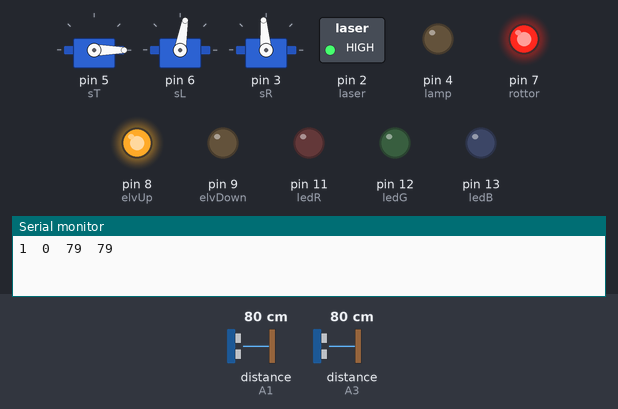
A sketch run on a simulated Arduino Uno, built with avr-gcc and run on an emulated ATmega328P. Parts: 3 × servo, switched loads named in the sketch (green lamp = pin HIGH), output pins drawn as LEDs (lit = HIGH), the last lines printed to the serial monitor. Wiring (inferred from the names in the program): 2 × ultrasonic range finder: trigger A0, echo A1 / trigger A2, echo A3. The inputs (shaded band) are chosen by the test bench; at power-on: distance to the obstacle (sensors on A1, A3) 80 cm. The echo pulse lasts 58.3 µs per cm; pins used as bus, display or sensor lines are not drawn.

Above: at 0.1 s.
At 4.2 s:
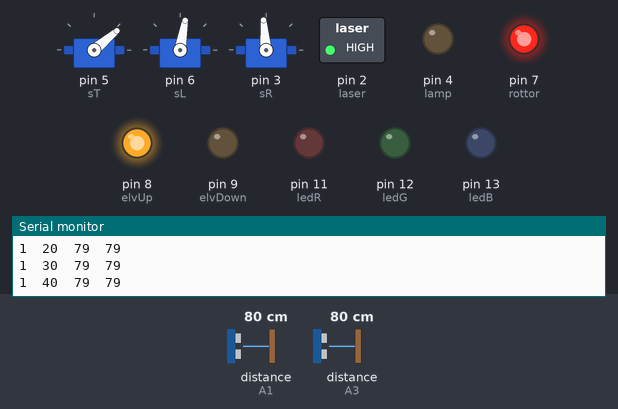
At 8.2 s:
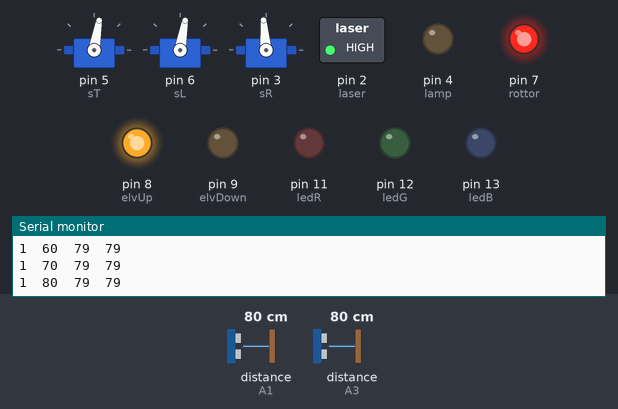
At 17.4 s:
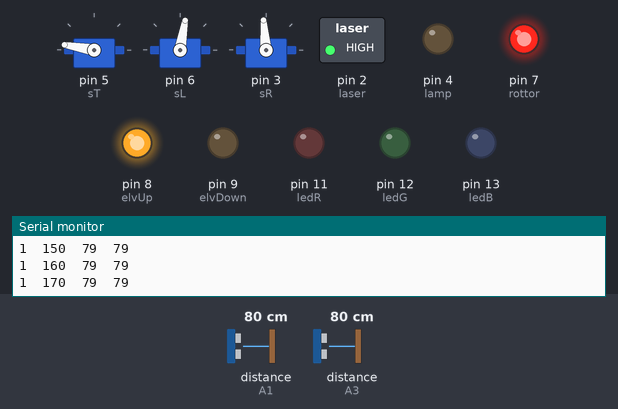
At 26.6 s:
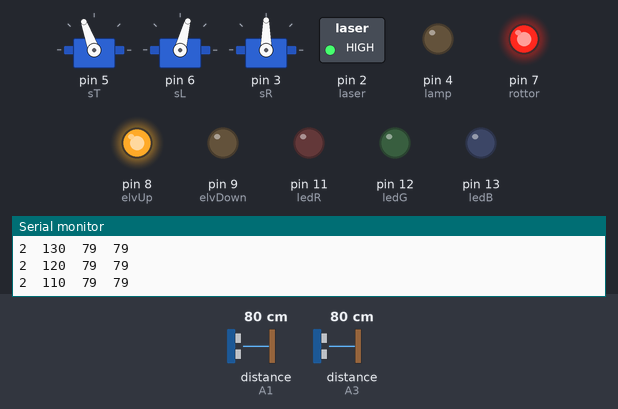
At 35.8 s:
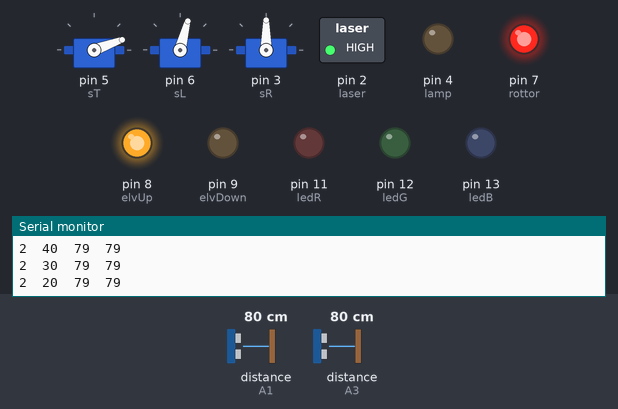
Timing chart, 0 to 40.0 s (numbered marks = the images above):
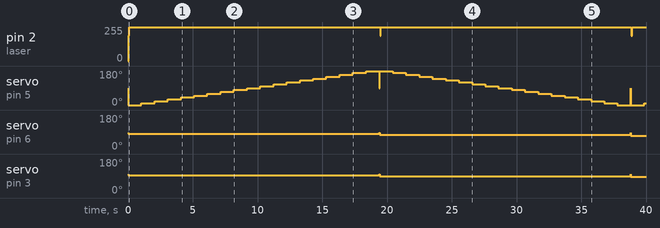

The sketch:

20230705.ino
```cpp
#include <Servo.h>
//#include <SoftwareSerial.h>

Servo sT;Servo sR;Servo sL;
#define trigPin1 A0
#define echoPin1 A1
#define trigPin2 A2
#define echoPin2 A3

#define laser 2
#define lamp 4
#define buz 10

#define elvUp 8
#define elvDown 9
#define rottor 7

#define ledR 11
#define ledG 12
#define ledB 13

char inp;

long leftSensor,rightSensor, verticalLevel;

int landScannerState = 1;


void setup() {

  Serial.begin(9600);
  //HC06.begin(9600);
  sT.attach(5);
  sL.attach(6);
  sR.attach(3);

  pinMode(echoPin1,INPUT);
  pinMode(echoPin2,INPUT);
  pinMode(trigPin1,OUTPUT);
  pinMode(trigPin2,OUTPUT);

  pinMode(lamp,OUTPUT);
  //pinMode(buz,OUTPUT);
  pinMode(elvUp,OUTPUT);
	pinMode(elvDown,OUTPUT);
  pinMode(rottor,OUTPUT);

  pinMode(laser,OUTPUT);

  pinMode(ledR,OUTPUT);
  pinMode(ledG,OUTPUT);
  pinMode(ledB,OUTPUT);

  //change relay state to NC
  digitalWrite(elvUp, HIGH);
  digitalWrite(rottor, HIGH);
//rotateServo(90);
  /*Rotor(1);
  Elevator(1);
  digitalWrite(lamp, HIGH);
  digitalWrite(laser, HIGH);  */
//Serial.println(getVerticalLevel(0));
  landScannerState = 1;
  digitalWrite(laser, HIGH);
}
void inputLoop(){
  if(Serial.available()){
    inp = Serial.read();
  }

  if(inp=='1'){
    ElevatorUp();
  }
  else if(inp=='0'){
    ElevatorDown();
  }
  else if(inp=='2'){
    ElevatorUpAuto();
  }
  else if(inp=='3'){
    ElevatorOnDelay(1, 8000);
    delay(1000);

  }

  if(landScannerState!=0){
    landScanner();
  }


leftSensor = getUltrasonicData('L');
  rightSensor = getUltrasonicData('R');

  Serial.print(leftSensor);
  Serial.print("\t\t");
  Serial.println(rightSensor);
  delay(500);
}

void loop() {

landScanner();

}

void landScanner(){
  getVerticalLevel(0);
  int angle, rotateFrom=0, rotateTo=180, increment = 10,rotateTimeGap = 1000;
  long diagonal, errorRange = 5;
  if(landScannerState%2==0){
    rotateFrom=180, rotateTo=0;increment = -10;
  }
  if(landScannerState==1 || landScannerState==5){
    rotateServo(85);
    diagonal = verticalLevel / .9961;
  }
  else if(landScannerState==2 || landScannerState==6){
    rotateServo(80);
    diagonal = verticalLevel / .9848;
  }
  else if(landScannerState==3 || landScannerState==7){
    rotateServo(75);
    diagonal = verticalLevel / .9609;
  }
  else{
    rotateServo(70);
    diagonal = verticalLevel / .9396;
  }
  while((rotateFrom<=rotateTo && landScannerState%2!=0) || (rotateFrom>=rotateTo && landScannerState%2==0)){
    topServo(rotateFrom);
    delay(10);
    leftSensor = getUltrasonicData('L');
    rightSensor = getUltrasonicData('R');

    Serial.print(landScannerState);
  Serial.print('\t');
  Serial.print(rotateFrom);
  Serial.print('\t');
  Serial.print(leftSensor);
  Serial.print('\t');
  Serial.println(rightSensor);


   /* printLandScan('L', rotateFrom);
    printLandScan('R', rotateFrom);
    if((leftSensor-errorRange)>verticalLevel && (leftSensor+errorRange)<verticalLevel ){
      Serial.println("G-" + rotateFrom + "-" + leftSensor);
    }*/
    rotateFrom+=increment;
    delay(rotateTimeGap);
  }
  landScannerState++;
  if(landScannerState==9){
    landScannerState = 1;
  }
}
void printLandScan(char c, int ang1){
  long d = leftSensor;
  if(c=='R'){
    d = rightSensor;
  }
  Serial.print(c);
  Serial.print('-');
  Serial.print(ang1);
  Serial.print('-');
  Serial.println(d);
}
void ElevatorUpAuto(){
  int ElevatorUpAutoCounter = 0;
  ElevatorOnDelay(1, 8000);
/*
  while(1){
    delay(10);
    long level = getVerticalLevel(0);

    if((level > 60)){
      Serial.println("level");break;
    }else if(ElevatorUpAutoCounter>15){
      Serial.println("count");break;
    }
    else{
      ElevatorOnDelay(1, 0);
    }
    ElevatorUpAutoCounter++;
  }
*/
}

long getVerticalLevel(int t){
  sT.write(90);
  rotateServo(90);

  leftSensor = getUltrasonicData('L');
  rightSensor = getUltrasonicData('R');
/*
  Serial.print(leftSensor);
  Serial.print("\t\t");
  Serial.println(rightSensor);*/
  verticalLevel = (leftSensor+rightSensor)/2;
  return (leftSensor+rightSensor)/2;
}


void ElevatorUp(){
  ElevatorOnDelay(1, 0);
}

void ElevatorDown(){
  ElevatorOnDelay(0, 0);

}

void ElevatorOnDelay(int x, int workDelay){
  if(workDelay==0){
    workDelay = 700;
  }
  if(x==1){
    Elevator(1)   ;
    delay(workDelay);
    Elevator(0);
  }
  else{
    Elevator(2)   ;
    delay(workDelay);
    Elevator(0);

  }
}

void Elevator(int x){
  int eleDelay = 0;
  if(x==1){
    digitalWrite(elvDown, LOW);
    delay(eleDelay);
    digitalWrite(elvUp, LOW);
  }else if(x==2){
    digitalWrite(elvUp, HIGH);
    delay(eleDelay);
    digitalWrite(elvDown, HIGH);
  }else{
    digitalWrite(elvDown, LOW);
    digitalWrite(elvUp, HIGH);
  }
}
void topServo(int a){
  sT.write(a + 0);

}

void rotateServo(int a){
  sR.write(a + 10);
  sL.write(a-5);
}

void rotateServoSameDirection(int a){
  sR.write(a + 10);
  sL.write(180 - a-5);
}

long getUltrasonicData(char PIN)
{
  int trig, echo;
  long duration;
  digitalWrite(laser, LOW);

  trig = trigPin2;
  echo = echoPin2;

  if(PIN=='L'){
    trig = trigPin1;
    echo = echoPin1;
  }

  digitalWrite(trig, LOW);
  delayMicroseconds(2);
  digitalWrite(trig, HIGH);
  delayMicroseconds(10);
  digitalWrite(trig, LOW);
  duration = pulseIn(echo, HIGH);

  digitalWrite(laser, HIGH);

  return (duration/2) / 29.1;

}

void Rotor(int x){
  if(x==1){
    digitalWrite(rottor, LOW);
  }else{
    digitalWrite(rottor, HIGH);
  }
}


void LED(char x){
  digitalWrite(ledR,LOW);
  digitalWrite(ledG,LOW);
  digitalWrite(ledB,LOW);

  if(x=='R'){
    digitalWrite(ledR,HIGH);
  }
  else if(x=='G'){
    digitalWrite(ledG,HIGH);
  }
  else if(x=='B'){
    digitalWrite(ledB,HIGH);
  }
}
```

Measured:
- by itself, pin 2 (laser): 0/255 → 255/255 at 0.05 s
- by itself, servo on pin 6 (sL): 85° → 80° at 0.01 s, → 75° 19.4 s later, → 70° 19.4 s later
- by itself, servo on pin 3 (sR): 100° → 95° at 0.01 s, → 90° 19.4 s later, → 85° 19.4 s later
